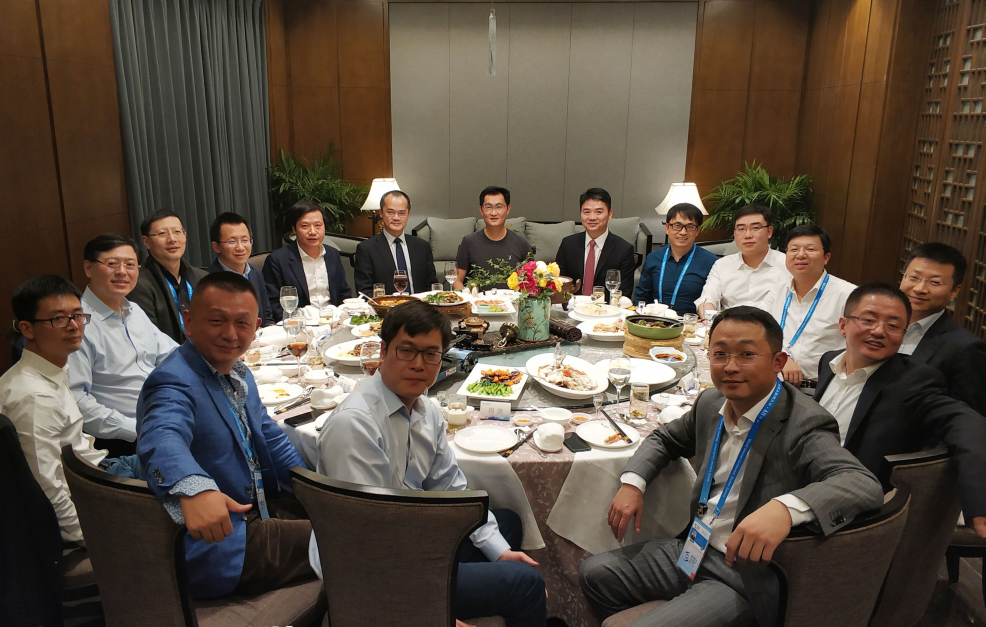
#> input picture ai/zjh_🐮🍺/pic.jpg, 3941 x 2508 px, given in place of the camera (shown at 1/4 size)
$ python create_face_dataset.py
#> lines starting #> are read from the running program, lines starting #| are printed output that depends on the picture
#> further down, img is the input picture: shape (2508, 3941, 3); mean B, G, R 66.6, 78.2, 89.9
import cv2
import time

# 图像名编号
count = 1
# 记录循环次数
i = 1
# 控制图片保存频率，间隔10次保存一次图像
FREQUENCY = 5
# 拟制备样本数量
MAX = 20


# 图片识别方法封装
def discern(img):
    global count
    global i
    global FREQUENCY
    # 将图img转为灰度图，因opencv中的人脸检测是基于灰度的色彩空间
    gray = cv2.cvtColor(img, cv2.COLOR_BGR2GRAY)
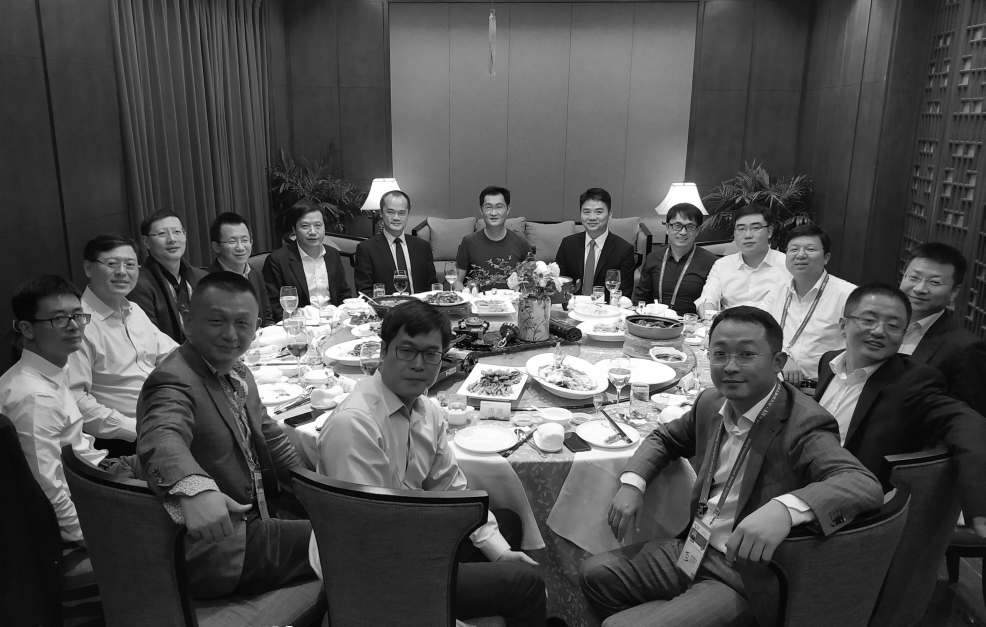
#> gray: shape (2508, 3941) (shown at 1/4 size); min 0, max 255, mean 80.4
    # 实例化级联分类器
    face_cascade = cv2.CascadeClassifier('../cascades/haarcascade_frontalface_default.xml')
    eye_cascade = cv2.CascadeClassifier('../cascades/haarcascade_eye.xml')
    # 调用图像中的对象，并返回矢量矩形
    faceRects = face_cascade.detectMultiScale(gray, scaleFactor=1.3, minNeighbors=5)
#> faceRects = 13 rows, first 6: [1913, 779, 127, 127], [1519, 799, 133, 133], [2305, 796, 132, 132], [1182, 852, 134, 134], [2657, 850, 142, 142], [2918, 849, 162, 162]
    # 只要视频存在，就输出人脸识别框
    if len(faceRects):
        # 框出人脸
        for (x, y, w, h) in faceRects:
            # 在原彩色图img上绘制识别的人脸矩形
            cv2.rectangle(img, (x, y), (x + h, y + w), (255, 0, 0), 2)
            # 裁剪灰度帧的区域，将其调整为200*200像素
            f = cv2.resize(gray[y:y + h, x:x + w], (200, 200))

            # 控制输出频率，如果没有控制，则输出的非常快
            i += 1
            if i % FREQUENCY == 0:
                # 将裁剪区域保存到指定文件夹中，文件后缀名为.pgm
                cv2.imwrite('./cuinan/%s.pgm' % str(count), f)
                cv2.imwrite('./cuinan/%s.pgm' % str(count), f)
                count += 1
#> this loop made 13 passes
#> (x, y, w, h, count) on passes 4, 9: (1182, 852, 134, 134, 2), (3134, 933, 154, 154, 3)
#> pass 1, in discern, `f = cv2.resize(gray[y:y + h, x:x + w], (200, 200))`:
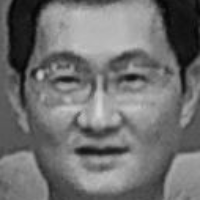
#> f: shape (200, 200); min 5, max 215, mean 112.6
#> pass 2, in discern, `f = cv2.resize(gray[y:y + h, x:x + w], (200, 200))`:
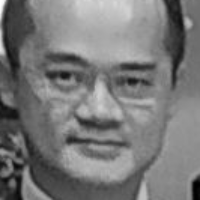
#> f: shape (200, 200); min 1, max 254, mean 120
#> pass 3, in discern, `f = cv2.resize(gray[y:y + h, x:x + w], (200, 200))`:
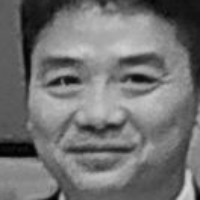
#> f: shape (200, 200); min 1, max 211, mean 114.3
#> after the loop, count = 3; i = 14

        # 将绘制有矩形框的img显示输出
        # cv2.imshow("camera", img)


# 打开一个VideoCapture目标（初始化摄像头）
# 参数为摄像头ID，0表获取第一个摄像头
cap = cv2.VideoCapture(0)
while (True):
    # 将视频逐帧显示
    ret, img = cap.read()
    # 调用discern函数
    discern(img)

    if cv2.waitKey(1) & 0xFF == ord('q'):
#> (key q is pressed here)
        break
    # 如果大于所需样本数量，则推出循环程序
    if count > MAX:
        break

# 释放摄像头
cap.release()
# 释放窗口资源
cv2.destroyAllWindows()
